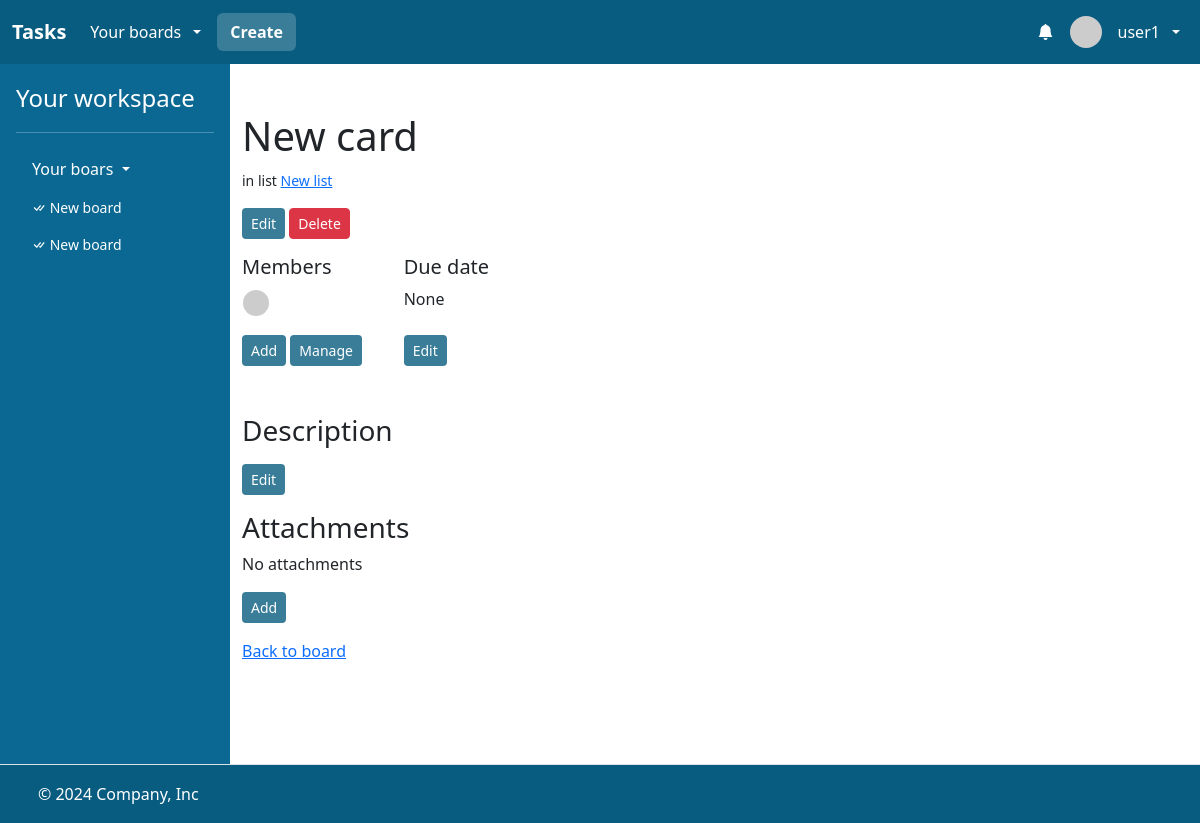
Before: /cards/223 (signed in) with the older database file.
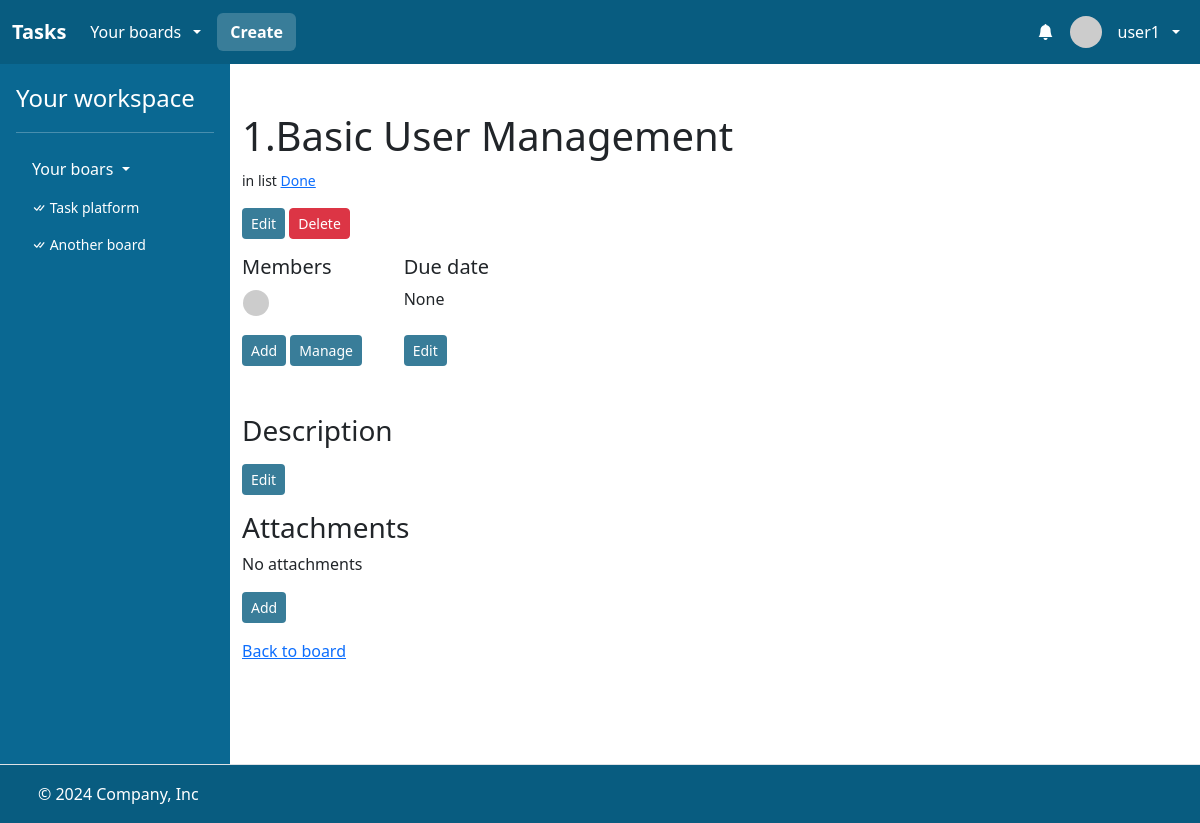
After: the same page with the newer database file.
### task/models.py (models this page shows, shortened)
class User(AbstractUser):
    bio = models.CharField(max_length=256)

class Board(models.Model):
    name = models.CharField(max_length=256)
    description = models.CharField(max_length=256)
    members = models.ManyToManyField(User, related_name="boards")
    created_at = models.DateTimeField(auto_now_add=True)

class Card(models.Model):
    list = models.ForeignKey("List", on_delete=models.CASCADE, related_name="cards")
    title = models.CharField(max_length=256)
    description = models.CharField(max_length=256)
    due_date = models.DateTimeField(null=True, blank=True)
    position = models.DecimalField(max_digits=10, decimal_places=2)
    members = models.ManyToManyField(User, related_name="cards")
    created_at = models.DateTimeField(auto_now_add=True)

class List(models.Model):
    board = models.ForeignKey("Board", on_delete=models.CASCADE, related_name="lists")
    name = models.CharField(max_length=256)
    position = models.DecimalField(max_digits=10, decimal_places=2)
    created_at = models.DateTimeField(auto_now_add=True)

### task/views/card_views.py (the view)
# urls.py: path("cards/<int:card_id>", views.card_view, name="card"),
@login_required
def card_view(request, card_id):
    card = Card.objects.filter(id=card_id).first()
    if card is None:
        return apology(request, "Card does not exist!", 400)
    if request.user not in card.list.board.members.all():
        return apology(request, "Forbidden.", 403)
    card_members = card.members.all()
    attachments = card.attachments.all()
    return render(
        request,
        "task/card.html",
        {
            "card": card,
            "board": card.list.board,
            "boards": request.user.boards.all(),
            "card_members": card_members,
            "attachments": attachments,
        },
    )

### task/templates/task/card.html (shortened to what this page needs)
{% extends "task/layout.html" %}
{% load static %}
{% block main %}
<div class="container">
    <div class="mt-5">
        <div id="card-group-header">
            <h1 id="card-title" data-board-id="{{ board.id }}">
                {{ card.title }}
            </h1>
            <small>in list <a class="link-primary" href="{% url 'board' card.list.board.id %}"><span class="text-grey">{{ card.list.name }}</span></a></small>
        </div>
        <div class="col mt-3">
            <a class="btn btn-sm btn-task" href="{% url 'edit_card_view' card.id %}">Edit</a>
            <form action="{% url 'delete_card' card.id %}" method="POST" style="display:inline-block;">
                    <input class="btn btn-sm btn-danger" type="submit" value="Delete">
            </form>
        </div>
        <div class="mt-3 row row-cols-md-6">
            <div class="col mb-4" id="card-group-memebers">
                <h5>Members</h5>
                <div style="margin-left: 8px;">
                    {% for member in card_members %}
                        <a href="{% url 'profile' member.id %}">
                            <img src="https://i.pravatar.cc/48?u={{ member.id }}" alt="" width="32" height="32" class="rounded-circle" style="margin-left: -10px; position: relative; border:3px solid white;">
                        </a>
                    {% endfor %}
                </div>
                <div class="mt-3">
                    <a class="btn btn-sm btn-task" href="{% url 'edit_card_view' card.id %}">Add</a>
                    <a class="btn btn-sm btn-task" href="{% url 'card_members' card.id %}">Manage</a>
                </div>
            </div>
            <div class="col mb-4" id="card-group-due-date">
                <h5>Due date</h5>
                <div class="mb-3">
                    <p style="height: 32px;">{{ card.due_date }}</p>
                </div>
                <div class="mt-3">
                    <a class="btn btn-sm btn-task" href="{% url 'edit_card_view' card.id %}">Edit</a>
                </div>
            </div>
        </div>
        <div class="col mt-4 mb-3" id="card-group-description">
            <h3>Description</h3>
            <div class="mt-3">
                <a class="btn btn-sm btn-task" href="{% url 'edit_card_view' card.id %}">Edit</a>
            </div>
        </div>
        <div class="mb-3" id="card-group-attachments">
            <h3>Attachments</h3>
            <div id="card-attachments">
                {% for attachment in attachments %}
                    <div class="card mb-3" id="attachment-id-{{ attachment.id }}">
                        <div class="card-body" style="display: flex; justify-content: space-between;">
                            <div>
                                {% if attachment.title %}
                                    <h5>{{ attachment.title }}</h5>
                                {% else %}
                                    <h5>{{ attachment.file.name }}</h5>
                                {% endif %}
                                <a href="{{ attachment.file.url }}" target="blank">
                                    <img src="{{attachment.file.url}}"  height="70" alt="Attachment image">
                                </a>
                            </div>
                            <form action="{% url 'delete_attachment_file' attachment.id %}" method="POST">
                                {% csrf_token %}
                                <input class="btn btn-sm btn-danger" type="submit" value="Delete">
                            </form>
                        </div>
                    </div>
                {% empty %}
                    No attachments
                {% endfor %}
            </div>
            <div class="mt-3">
                <a class="btn btn-sm btn-task" href="{% url 'create_attachment_file_view' card.id %}">Add</a>
            </div>
        </div>
        <div class="mt-3">
            <a class="link-primary" href="{% url 'board' board.id %}">Back to board</a>
        </div>
    </div>
</div>
{% endblock %}

### task/templates/task/layout.html (shortened to what this page needs)
<!DOCTYPE html>
{% load static %}
{% load humanize %}
<html lang="en">
    <head>
        <link href="https://cdn.jsdelivr.net/npm/bootstrap@5.3.3/dist/css/bootstrap.min.css" rel="stylesheet">
        <link rel="stylesheet" href="https://cdn.jsdelivr.net/npm/bootstrap-icons@1.3.0/font/bootstrap-icons.css">
        <link href="{% static 'styles.css' %}" rel="stylesheet">
    </head>
    <body class="h-100vh">
        <div class="d-flex flex-column h-100">
            <header>
                <nav class="navbar navbar-expand-lg bg-custom-3"  data-bs-theme="dark">
                    <div class="container-fluid">
                      <a class="navbar-brand fw-bold" href="{% url 'index' %}">Tasks</a>
                      <div class="collapse navbar-collapse" id="navbarHeader">
                        <ul class="navbar-nav me-auto mb-2 mb-lg-0 d-flex align-items-center gap-2">
                            {% if user.is_authenticated %}
                                <li class="nav-item dropdown">
                                    <a class="nav-link dropdown-toggle text-white d-flex align-items-center gap-2" href="#" role="button" data-bs-toggle="dropdown" aria-expanded="false">
                                        <span>Your boards</span>
                                    </a>
                                </li>
                                <li class="nav-item">
                                    <a class="btn fw-bold text-white bg-custom-4" href="{% url 'create_board' %}">Create</a>
                                </li>
                          {% endif %}
                        </ul>
                        {% if user.is_authenticated %}
                        <ul class="navbar-nav ms-auto mb-2 mb-lg-0 f-flex align-items-center">
                            <li class="nav-item dropdown">
                                <a class="nav-link text-white d-relative d-flex align-items-center gap-2" href="#" role="button" id="dropdownMenuClickableInside" data-bs-toggle="dropdown" data-bs-auto-close="outside" aria-expanded="false">
                                    <i class="bi bi-bell-fill"></i>
                                </a>
                            </li>
                            <li class="nav-item dropdown">
                                <a class="nav-link dropdown-toggle text-white d-flex align-items-center gap-2" href="#" role="button" data-bs-toggle="dropdown" aria-expanded="false">
                                    <img src="https://i.pravatar.cc/48?u={{ user.id }}" alt="" width="32" height="32" class="rounded-circle me-2">
                                    <span>{{ user.username }}</span>
                                </a>
                            </li>
                        </ul>
                        {% endif %}
                      </div>
                    </div>
                  </nav>
            </header>
            <main class="flex-fill">
                <div class="d-flex flex-nowrap h-100">
                    {% if user.is_authenticated %}
                    <div class="d-none d-lg-flex flex-column flex-shrink-0 p-3 text-white side-menu-container">
                        <a href="{% url 'index' %}" class="text-decoration-none d-flex align-items-center mb-3 mb-md-0 me-md-auto text-white">
                          <span class="fs-4">Your workspace</span>
                        </a>
                        <hr>
                        <ul class="nav nav-pills flex-column mb-auto">
                          <li class="mb-1">
                            <button class="nav-link text-white collapsed dropdown-toggle" data-bs-toggle="collapse" data-bs-target="#home-collapse" aria-expanded="true">
                                Your boars
                            </button>
                            <div class="collapse show " id="home-collapse">
                                <ul class="btn-toggle-nav list-unstyled fw-normal pb-1 small max-height-490 overflow-auto">
                                    {% for board in boards %}
                                    <li>
                                        <a href="{% url 'board' board.id %}" class="nav-link text-white">
                                            <i class="bi bi-check-all"></i>
                                            {{ board.name }}
                                        </a>
                                    </li>
                                    {% endfor %}
                                </ul>
                            </div>
                          </li>
                        </ul>
                    </div>
                    {% endif %}
                    <div class="flex-fill bg-white min-heigt-700 overflow-x-hidden">
                        {% block main %}
                        {% endblock %}
                    </div>
                </div>
            </main>
            <footer class="d-flex flex-wrap justify-content-between align-items-center py-3 border-top bg-custom-3 border-0">
                <div class="col-md-4 d-flex align-items-center">
                  <a href="/" class="mb-3 me-2 mb-md-0 text-body-secondary lh-1">
                    <svg class="bi" width="30" height="24"><use xlink:href="#bootstrap"></use></svg>
                  </a>
                  <span class="mb-3 mb-md-0 text-white">© 2024 Company, Inc</span>
                </div>
                <ul class="nav col-md-4 justify-content-end list-unstyled d-flex">
                  <li class="ms-3"><a class="text-body-secondary" href="#"><svg class="bi" width="24" height="24"><use xlink:href="#twitter"></use></svg></a></li>
                  <li class="ms-3"><a class="text-body-secondary" href="#"><svg class="bi" width="24" height="24"><use xlink:href="#instagram"></use></svg></a></li>
                  <li class="ms-3"><a class="text-body-secondary" href="#"><svg class="bi" width="24" height="24"><use xlink:href="#facebook"></use></svg></a></li>
                </ul>
            </footer>
        </div>
    </body>
</html>

### task/static/styles.css (style rules this page uses)
.btn-task, .btn-task:hover { background: #397d99; color: white; }
.bg-custom-3 { background-color: #085c80; }
.bg-custom-4 { background-color: #397d99; }
.h-100 { height: 100%; }
.h-100vh { height: 100vh; }
.side-menu-container { width: 230px; background: #0a6892; }
.max-height-490 { max-height: 490px; }
.min-heigt-700 { min-height: 700px; }
.overflow-x-hidden { overflow-x: hidden; }

Changed rows visible on the page:
changed Board: name "New board" → "Task platform"
changed Board: name "New board" → "Another board"
changed Card "None": title "New card" → "1.Basic User Management"; list.name "New list" → "Done"
